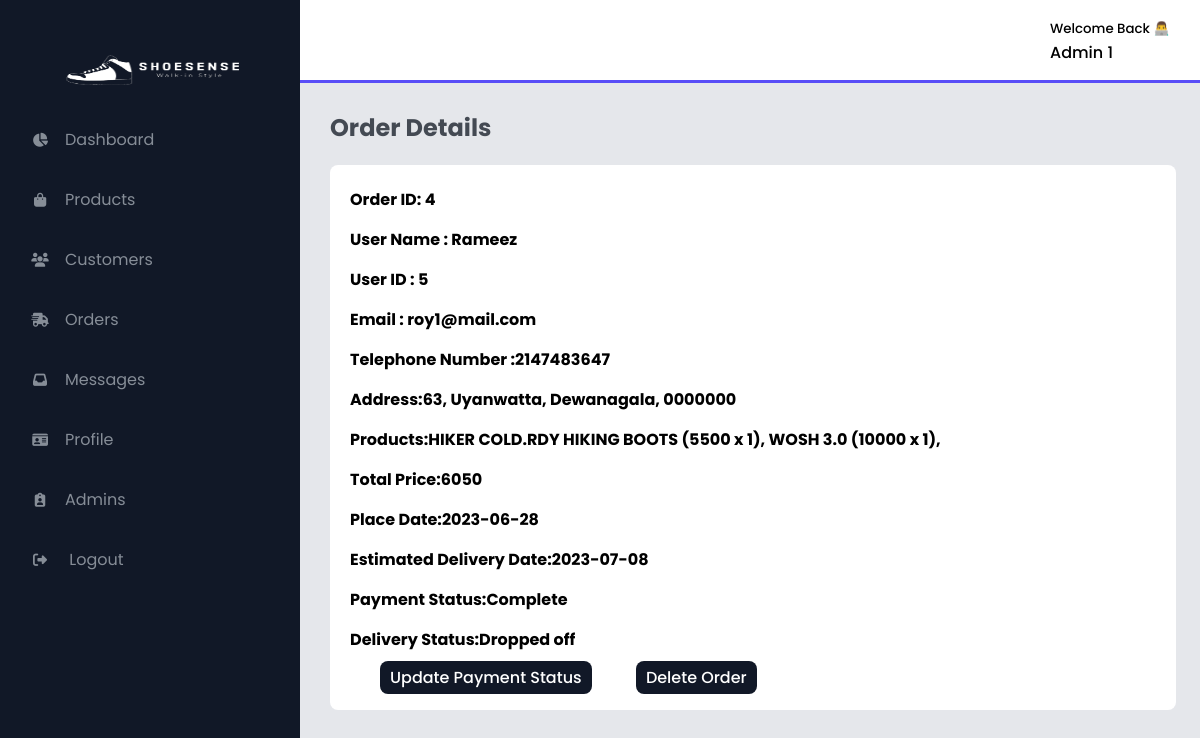
The page /admin/order_details.php?get_order_ID=4 (signed in) on the database its author committed.
### tables this page shows
CREATE TABLE `orders` (
  `orders_ID` int(100) NOT NULL,
  `user_id` int(100) NOT NULL,
  `user_Name` varchar(255) NOT NULL,
  `phone_No` int(12) NOT NULL,
  `user_email` varchar(255) NOT NULL,
  `address` varchar(255) NOT NULL,
  `total_products` varchar(255) NOT NULL,
  `total_price` int(100) NOT NULL,
  `placed_on` date NOT NULL,
  `payment_status` varchar(100) NOT NULL,
  `deleivery_status` varchar(100) NOT NULL,
  `estimated_delivery` date NOT NULL
);

### admin/order_details.php (the view, shortened to what this page needs)
<?php
include '../components/connect.php';
?>
<!DOCTYPE html>
<html lang="en">
<head>
    <link rel="stylesheet" href="../admin/CSS/admin_style.css">
    <link rel="stylesheet" href="../admin/CSS/manageproducts.css">
    <link rel="stylesheet" href="../admin/CSS/orders.css">
    <link href="https://cdn.jsdelivr.net/npm/remixicon@2.2.0/fonts/remixicon.css" rel="stylesheet">
    <link rel="stylesheet" href="https://cdnjs.cloudflare.com/ajax/libs/font-awesome/6.1.1/css/all.min.css">
</head>
<body>
<?php include 'menu.php';?>
<section id="interface">
    <?php include 'navsection.php';?>
    <h3 class="i-orderheading"> Order Details</h3>
    <div class="board  Order">
        <div class="order-details">
        <?php
                            if(isset($_GET['get_order_ID'])) {
                            $update_id = $_GET['get_order_ID'];
                            $select_orders = $conn->prepare("SELECT * FROM `orders` WHERE orders_ID = ?");
                            $select_orders->execute([$update_id]);
                            if($select_orders->rowCount() > 0){
                                while($fetch_order = $select_orders->fetch(PDO::FETCH_ASSOC)){
                    ?>
                <h4>Order ID: <?=$fetch_order['orders_ID'];?></h4>
                <h4>User Name : <?=$fetch_order['user_Name'];?></h4>
                <h4>User ID : <?=$fetch_order['user_id'];?></h4>
                <h4>Email : <?=$fetch_order['user_email'];?></h4>
                <h4>Telephone Number :<?=$fetch_order['phone_No'];?></h4>
                <h4>Address:<?=$fetch_order['address'];?></h4>
                <h4>Products:<?=$fetch_order['total_products'];?></h4>
                <h4>Total Price:<?=$fetch_order['total_price'];?></h4>
                <h4>Place Date:<?=$fetch_order['placed_on'];?></h4>
                <h4>Estimated Delivery Date:<?=$fetch_order['estimated_delivery'];?></h4>
                <h4>Payment Status:<?=$fetch_order['payment_status'];?></h4>
                <h4>Delivery Status:<?=$fetch_order['deleivery_status'];?></h4>
                <a href="update_order.php?get_order_ID=<?=$fetch_order['orders_ID'];?>" class="btn">Update Payment Status</a>
                <a href="order_details.php?delete=<?=$fetch_order['orders_ID'];?>" onclick="return confirm('Delete this Order?');" class="btn">Delete Order</a>
                <?php
            }
            }else{
                echo '<h5 class="empty_message" >you have no orders</h5>';
            }
        }
            ?>
        </div>
    </div>
</section>
</body>
</html>

### admin/navsection.php (shortened to what this page needs)
<?php
include '../components/connect.php';
?>
<!DOCTYPE html>
<html lang="en">
<head>
    <link rel="stylesheet" href="../admin/CSS/admin_style.css">
    <link rel="stylesheet" href="../admin/CSS/manageproducts.css">
    <link href="https://cdn.jsdelivr.net/npm/remixicon@2.2.0/fonts/remixicon.css" rel="stylesheet">
</head>
<body>
        <div class="navigation">
            <div class="profile">
            <?php
            $select_profile = $conn->prepare("SELECT * FROM `admin` WHERE admin_ID = ?");
            $select_profile->execute([$admin_id]);
            if($select_profile->rowCount() > 0){
            $fetch_profile = $select_profile->fetch(PDO::FETCH_ASSOC);
            ?>
                <p>
                    <small> Welcome Back 👨‍💻 </small><br>
                    <?= $fetch_profile['admin_Name']; ?>
                </p>
            </div>
            <?php
            }
            ?>
        </div>
</body>
</html>

### admin/CSS/admin_style.css (style rules this page uses)
* { margin: 0; padding: 0; box-sizing: border-box; font-family: 'Poppins',sans-serif; }
body { width: 100%; background: #E5E7EB; position: relative; display: flex; }
.btn { padding: 5px 10px 5px 10px; border-radius: 8px; border: none; font-weight: 500; font-size: 16px; background: #111827; color: #fff; margin: 10px 10px 10px 30px; text-decoration: none; }
#interface { width: calc(100% - 300px); margin-left: 300px; position: relative; }
#interface .navigation { display: flex; align-items: center; justify-content: space-between; background: #fff; padding: 15px 30px; border-bottom: 3px solid #594ef7; position: fixed; width: calc(100% - 300px); }
#interface .navigation .profile { display: flex; justify-content: flex-start; align-items: center; }
#interface .navigation .profile p { font-size: 16px; font-weight: 500; }
.board { width: 94%; margin: 50px 0 30px 30px; overflow: auto; background: #fff; border-radius: 8px; }

### admin/CSS/orders.css (style rules this page uses)
#interface .i-orderheading { color: #444a53; padding: 30px 30px 0 30px; font-size: 24px; font-weight: 700; margin-top: 10vh; }
#interface .Order { margin: 20px 30px; padding: 20px; }
#interface .Order .order-details h4 { font-size: 16px; line-height: 30px; margin-bottom: 10px; }

### rows shown on the page
orders: orders_ID "4", user_Name "Rameez", user "5", user_email "roy1@mail.com", phone_No "2147483647", address "63, Uyanwatta, Dewanagala, 0000000", total_products "HIKER COLD.RDY HIKING BOOTS (5500 x 1), WOSH 3.0 (10000 x 1),", total_price "6050", placed_on "2023-06-28", estimated_delivery "2023-07-08", payment_status "Complete", deleivery_status "Dropped off"

### other values the page prints
$fetch_profile['admin_Name'] "Admin 1"
